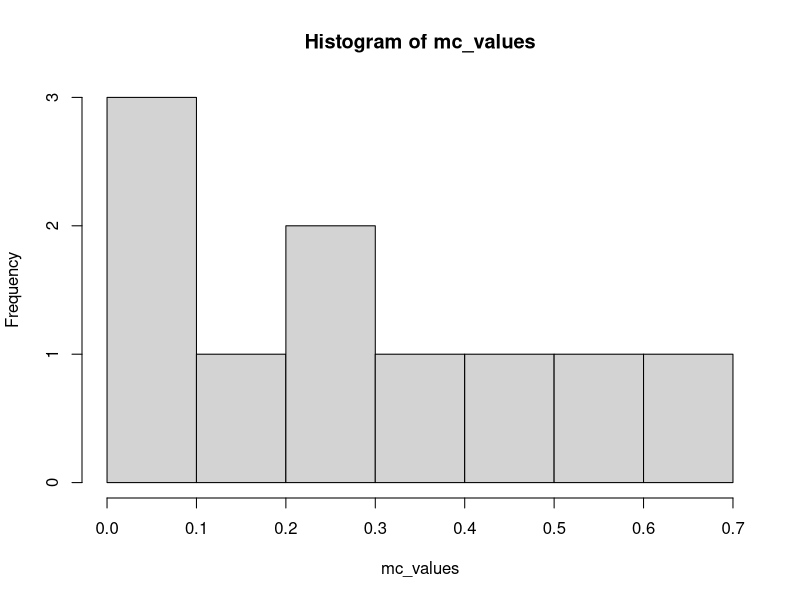

The R script that drew this image:
# 1

pb1 <- function(gen){
  
  z <- vector('numeric', gen)
  
  for (i in 1:gen){
    x <- rexp(1, 2)
    y <- rexp(1, 3)
    
    z_element <- min(x,y)
    
    z[i] = z_element
  }

  return(z)
}


mc_values <- pb1(10)
sd(mc_values) # standard error of thete_hat


hist(mc_values) # This is absolutely not the symmetric one. 
ci_candidate <- seq(0.001, 0.049, by=0.001)
CI = NULL

for (i in ci_candidate){
  ci <- quantile(mc_values, probs = c(i, i+0.95))
  CI <- rbind(CI, ci)
}

len <- CI[,2] - CI[,1]
CI[which.min(CI[,2]-CI[,1]),]

  
#########################################################


# 2 

pb2 <- function(pop=1, num, gen){
  
  # pop: choose between Chi-square, Uniform, and Exponential
  # num: the number of samples to generate in each simulation
  # gen: the number of simulating numbers
  
  pop_mean <- 1
  mc_values <- vector('numeric', gen)

  for (i in 1:gen){
    # Chi-square Dist'n ~ chi(1)
    if (pop == 1) distn <- rchisq(num, 1)
    
    # Uniform Dist'n ~ Unif(0,2)  
    else if (pop == 2) distn <- runif(num, min=0, max=2)
    
    # Exponential Dist'n ~ Exp(1)    
    else distn <- rexp(num, 1)
    
    temp <- (mean(distn) - pop_mean)/(sd(distn)/sqrt(num))
    mc_values[i] <- ifelse(abs(temp) >= qt(0.975, num-1), 1, 0)
  }
  
  result <- mean(mc_values)
  
  return(result)
}

pb2(1, 10, 100)
pb2(1, 30, 100)
pb2(1, 50, 100)

pb2(2, 10, 100)
pb2(2, 30, 100)
pb2(2, 50, 100)


pb2(3, 10, 100)
pb2(3, 30, 100)
pb2(3, 50, 100)


################################################################

# 3

pb3 <- function(gen, beta1){
  
  # gen: the number of beta1 values to generate
  # beta1: assumed beta1 
  
  beta1_for_ols <- vector('numeric', gen)
  beta1_for_wls <- vector('numeric', gen)
  

  for (i in 1:gen){
    
    x <- runif(30, 1, 10)
    error_part <- 36 / x
    y <- vector('numeric', 30)
    
    for (j in 1:30){ 
      y[j] <- 2 + 3*x[j] + rnorm(1, mean=0, sd=sqrt(error_part[j]))
    }

    w <- (1 / x)^(-1) 
    
    lm.ols <- lm(y ~ 1 + x)
    lm.wls <- lm(y ~ 1 + x, weights=w)
    
    beta1_for_ols[i] <- lm.ols$coefficients[2]
    beta1_for_wls[i] <- lm.wls$coefficients[2]
    
  }  
  
  MSE_for_ols <- mean((beta1_for_ols - beta1)^2)
  MSE_for_wls <- mean((beta1_for_wls - beta1)^2)
  
  result <- data.frame(MSE_for_ols, MSE_for_wls)
  
  return(result)

}


result <- pb3(100, 3)
result